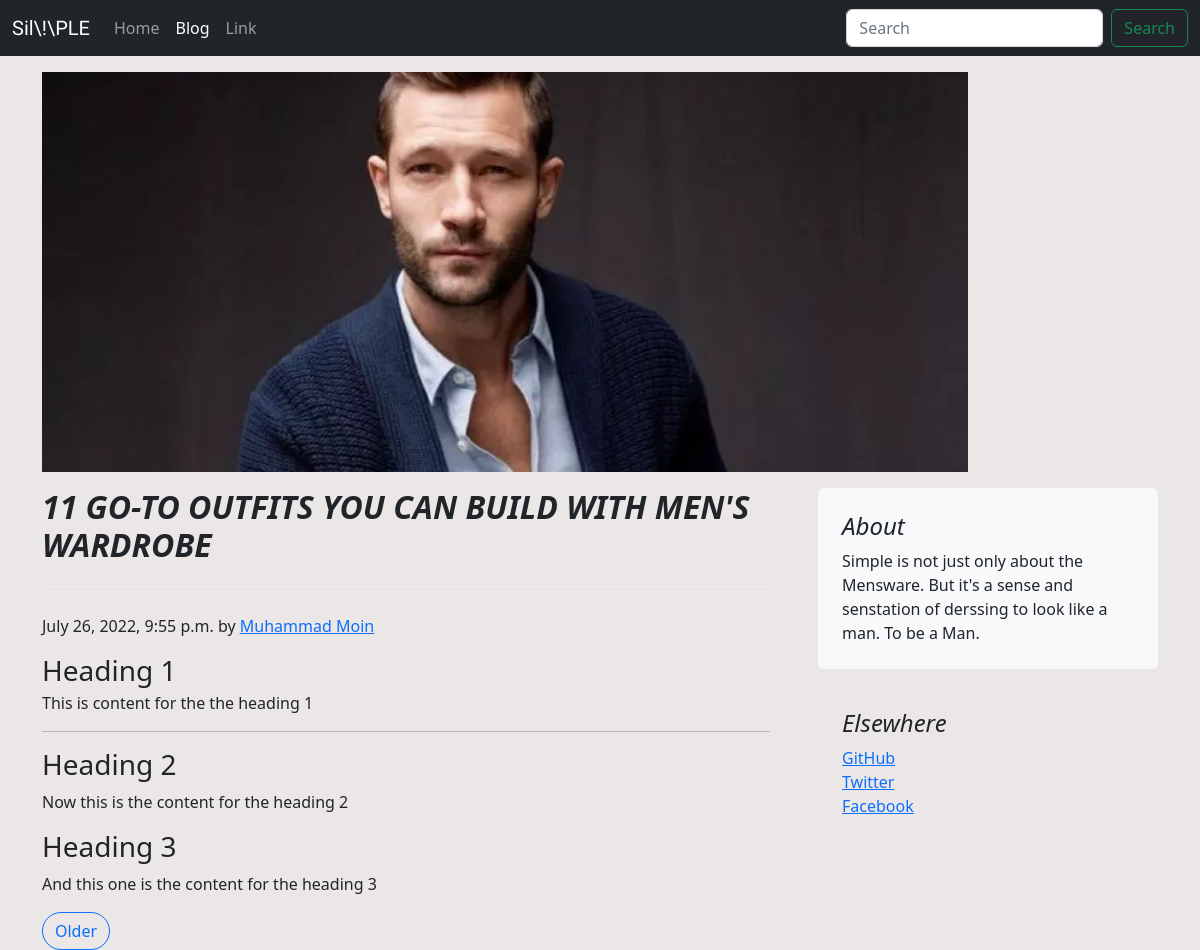
/blog/blogpost/2/, run on the app's committed database.
### blog/models.py (models this page shows, shortened)
class blogpost(models.Model):
    post_id = models.AutoField(primary_key=True)
    author_name = models.CharField(max_length=30,default='No Name')
    post_title =  models.CharField(max_length=80, default='No Title')
    post_heading1 =  models.CharField(max_length=100, default='No Heading')
    post_heading2 =  models.CharField(max_length=100, default='No heading')
    post_heading3 =  models.CharField(max_length=100, default='No Heading')
    post_content1 =  models.CharField(max_length=300, default='No content')
    post_content2 =  models.CharField(max_length=300, default='No content')
    post_content3 =  models.CharField(max_length=300, default='No content')
    post_dateTime = models.DateTimeField(auto_now_add=True)
    post_thumbnail = models.ImageField(upload_to='shop/pro_images', default='')

### blog/views.py (the view)
# urls.py: path('blogpost/<int:postid>/', views.blogpost_page, name='BlogPost'),
def blogpost_page(request,postid):
    show_post = blogpost.objects.filter(post_id = postid)
    older = show_post[0].post_id-1
    next = show_post[0].post_id+1
    all_posts = blogpost.objects.values('post_id')
    post_count = len(all_posts)
    return render(request, 'blog/blogPost.html',{'post':show_post,'next_post':next,'older_post':older,'all_post':post_count})

### blog/templates/blog/blogPost.html (shortened to what this page needs)
{% extends 'blog/basic.html' %} {%block title%}BLOG{% endblock %}
{%block body%}
<div class="container mt-3 mb-3">
    <div class="row">
        <div class="col-10" style=" height: 400px;">
            <img src="/media/{{post.0.post_thumbnail}}" width="100%" height="100%" alt="this is inage" class="image">
        </div>
    </div>
</div>
<div class="container">
    <div class="row g-5">
        <div class="col-md-8">
            <h2 class="pb-4 mb-4 fst-italic border-bottom" style="text-transform: uppercase; font-weight:700">{{post.0.post_title}}</h2>
            <article class="blog-post">
                <p class="blog-post-meta">{{post.0.post_dateTime}} by <a href="#">{{post.0.author_name}}</a></p>
                <h3 class="blog-post-title mb-1">{{post.0.post_heading1}}</h3>
                <p>{{post.0.post_content1}}</p>
                <hr />
                <h3>{{post.0.post_heading2}}</h3>
                <p>{{post.0.post_content2}}</p>
                <h3>{{post.0.post_heading3}}</h3>
                <p>{{post.0.post_content3}}</p>
            </article>
            <nav class="blog-pagination" aria-label="Pagination">
                {%if older_post > 0%}
                <a class="btn btn-outline-primary rounded-pill" href="/blog/blogpost/{{older_post}}">Older</a>
                {%endif%}
            </nav>
        </div>
        <div class="col-md-4">
            <div class="position-sticky" style="top: 2rem">
                <div class="p-4 mb-3 bg-light rounded">
                    <h4 class="fst-italic">About</h4>
                    <p class="mb-0">
                        Simple is not just only about the Mensware. But it's a sense and senstation of derssing to look like a man. To be a
                        Man.
                    </p>
                </div>
                <div class="p-4">
                    <h4 class="fst-italic">Elsewhere</h4>
                    <ol class="list-unstyled">
                        <li><a href="#">GitHub</a></li>
                        <li><a href="#">Twitter</a></li>
                        <li><a href="#">Facebook</a></li>
                    </ol>
                </div>
            </div>
        </div>
    </div>
</div>
{%endblock%}

### blog/templates/blog/basic.html (style rules this page uses)
body { background-color: rgba(233, 229, 229, 0.897); }

### blog/templates/blog/blogPost.html (style rules this page uses)
.image { object-fit: cover; }

### data on the page
blogpost: post_thumbnail (picture), post_title "11 GO-TO OUTFITS YOU CAN BUILD WITH MEN'S WARDROBE", post_dateTime "July 26, 2022, 9:55 p.m.", author_name "Muhammad Moin", post_heading1 "Heading 1", post_content1 "This is content for the the heading 1", post_heading2 "Heading 2", post_content2 "Now this is the content for the heading 2", post_heading3 "Heading 3", post_content3 "And this one is the content for the heading 3"
